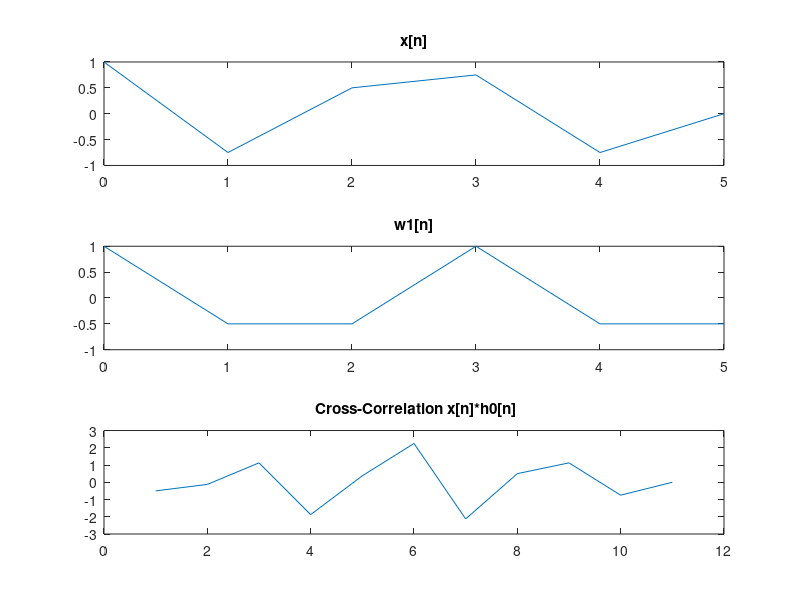

Source code (MATLAB):
%% Chapter 2
%Question 1
%Question2
n=-5:5;
x_1=(3*((n-2)==0))-(2*((n+1)==0));
x_2=(5*((n-3)==0))+(2*((n+1)==0));
h_1=(-1*((n+2)==0))+(4*((n-0)==0))-(2*((n-1)==0));
h_2=(3*((n-4)==0))+(1.5*((n-2)==0))-(1*((n+1)==0));

y_1=conv(x_1,h_1);
subplot(4,1,1);
stem(y_1,'filled');
title("y1[n]");

y_2=conv(x_2,h_2);
subplot(4,1,2);
stem(y_2,'filled');
title("y2[n]");

y_3=conv(x_1,h_2);
subplot(4,1,3);
stem(y_3,'filled');
title("y3[n]");

y_4=conv(x_2,h_1);
subplot(4,1,4);
stem(y_4,'filled');
title("y4[n]");

%Question3
n_1=-3:3;
x=[-4, 5, 1, -2, -3, 0, 2];
n_2=-1:5;
y=[6,-3,-1,0,8,7,-2];
n_3=2:8;
w=[3,2,2,-1,0,-2,5];

u=conv(x,y);
subplot(3,1,1);
stem(u,'filled');
title("u[n]");

v=conv(x,w);
subplot(3,1,2);
stem(v,'filled');
title("v[n]");

g=conv(w,y);
subplot(3,1,3);
stem(g,'filled');
title("g[n]");
%Question 4
n=0:5;
x=[1,-3/4,1/2,3/4,-3/4,0];
w_0=cos(pi*n);
h_0= -1*w_0;
r_0=xcorr(x,h_0);

subplot(3,1,1);
plot(n,x);
title("x[n]");

subplot(3,1,2);
plot(n,h_0);
title("h0[n]");

subplot(3,1,3);
plot(r_0);
title(" Cross-Correlation x[n]*h0[n]");

w_1=cos(2/3*pi*n);
r_1=xcorr(x,w_1);

subplot(3,1,1);
plot(n,x);
title("x[n]");

subplot(3,1,2);
plot(n,w_1);
title("w1[n]");

subplot(3,1,3);
plot(r_1);
title(" Cross-Correlation x[n]*h0[n]");
















